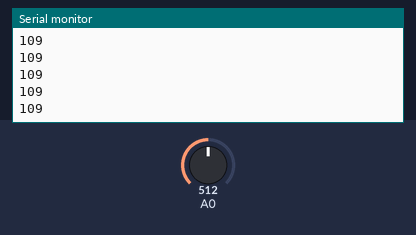
A sketch run on a simulated Arduino Uno, built with avr-gcc and run on an emulated ATmega328P. On the bench: the last lines printed to the serial monitor. Inputs (shaded band) come from the test bench; at power-on: A0 = 512.

Above: at 1.2 s.
1.3 s: A0 set to 716
At 2.1 s:
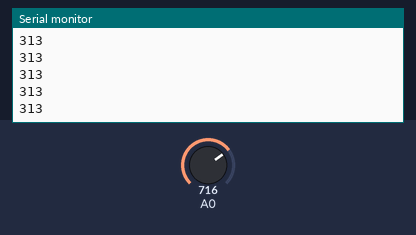
2.8 s: A0 set to 900
At 3.7 s:
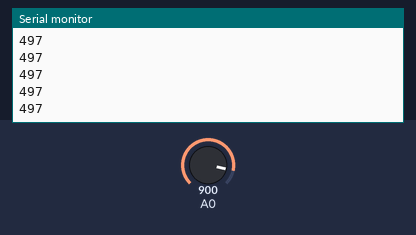
Timing chart, 0 to 5.8 s (numbered marks = the images above; inputs shaded):
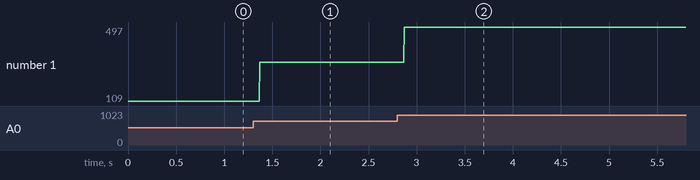

The sketch:

AbsoluteChange.ino
```cpp
/*
Absolute change

 This example finds absolute value of the change in a sensor between its
 current value and previous value.

 This is useful for sensors whose rest value is in the middle of their range,
 like microphones and accelerometers. Once you know the absolute value of the change,
 you can work out when the sensor reaches a peak value, regardless of whether
 the peak is a positive or a negative peak.

 created 20 March 2012
 modified 20 March 2012
 by Tom Igoe

 */

int restValue = 403;

void setup() {
  Serial.begin(9600);
}

void loop() {
  //read sensor on pin A0:
  int sensorValue = analogRead(A0);

  int change = abs(restValue - sensorValue);
  Serial.println(change);
}
```

Measured:
- after the input at 1.3 s, the serial monitor: prints a new line after 0.07 s (image 1)
- after the input at 2.8 s, the serial monitor: prints a new line after 0.07 s (image 2)
- plotted number 1: 109 → 313 after the input at 1.3 s, 313 → 497 after the input at 2.8 s
